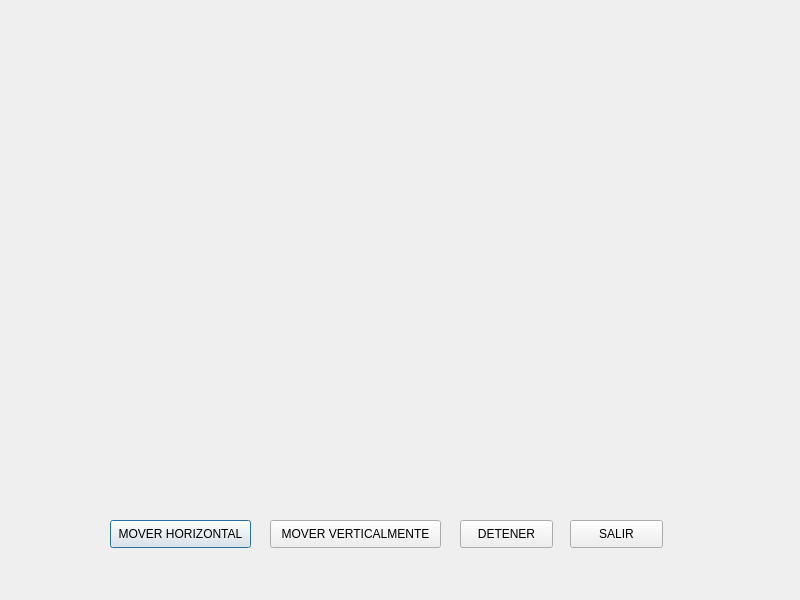
<?xml version="1.0" encoding="UTF-8"?>
<ui version="4.0">
 <class>Dialog</class>
 <widget class="QDialog" name="Dialog">
  <property name="geometry">
   <rect>
    <x>0</x>
    <y>0</y>
    <width>800</width>
    <height>600</height>
   </rect>
  </property>
  <property name="windowTitle">
   <string>Dialog</string>
  </property>
  <widget class="QPushButton" name="moverHorizontal">
   <property name="geometry">
    <rect>
     <x>110</x>
     <y>520</y>
     <width>141</width>
     <height>28</height>
    </rect>
   </property>
   <property name="text">
    <string>MOVER HORIZONTAL</string>
   </property>
  </widget>
  <widget class="QPushButton" name="BotonDetener">
   <property name="geometry">
    <rect>
     <x>460</x>
     <y>520</y>
     <width>93</width>
     <height>28</height>
    </rect>
   </property>
   <property name="text">
    <string>DETENER</string>
   </property>
  </widget>
  <widget class="QPushButton" name="BotonSalir">
   <property name="geometry">
    <rect>
     <x>570</x>
     <y>520</y>
     <width>93</width>
     <height>28</height>
    </rect>
   </property>
   <property name="text">
    <string>SALIR</string>
   </property>
  </widget>
  <widget class="QLabel" name="label">
   <property name="geometry">
    <rect>
     <x>30</x>
     <y>20</y>
     <width>111</width>
     <height>111</height>
    </rect>
   </property>
   <property name="text">
    <string/>
   </property>
   <property name="pixmap">
    <pixmap>:/imgs/snoopy.png</pixmap>
   </property>
   <property name="scaledContents">
    <bool>false</bool>
   </property>
  </widget>
  <widget class="QPushButton" name="moverVertical">
   <property name="geometry">
    <rect>
     <x>270</x>
     <y>520</y>
     <width>171</width>
     <height>28</height>
    </rect>
   </property>
   <property name="text">
    <string>MOVER VERTICALMENTE</string>
   </property>
  </widget>
 </widget>
 <resources/>
 <connections>
  <connection>
   <sender>BotonSalir</sender>
   <signal>clicked()</signal>
   <receiver>Dialog</receiver>
   <slot>close()</slot>
   <hints>
    <hint type="sourcelabel">
     <x>511</x>
     <y>517</y>
    </hint>
    <hint type="destinationlabel">
     <x>688</x>
     <y>429</y>
    </hint>
   </hints>
  </connection>
 </connections>
</ui>
